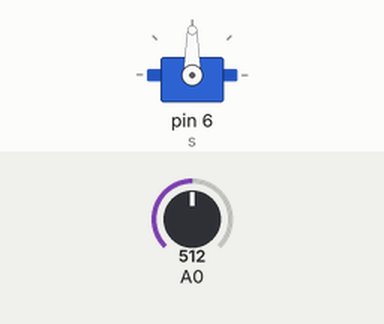
Recording of a sketch running on a simulated Arduino Uno, built with avr-gcc and run on an emulated ATmega328P. Parts: servo. The inputs (shaded band) are chosen by the test bench; at power-on: A0 = 512.

Above: at 1.2 s.
1.3 s: A0 set to 716
At 1.9 s:
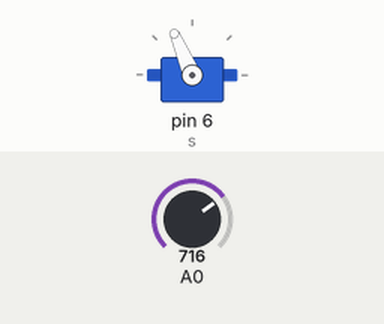
2.8 s: A0 set to 900
At 4.0 s:
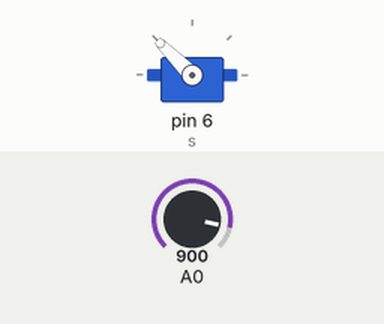
4.3 s: A0 set to 1023
At 5.4 s:
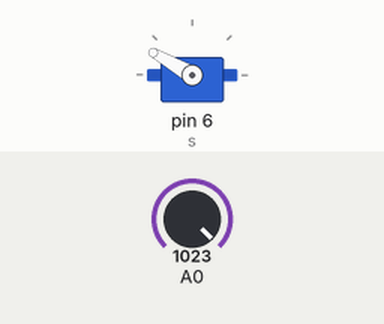
5.8 s: A0 set to 306
At 6.5 s:
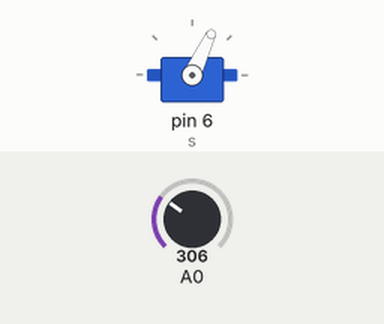
7.3 s: A0 set to 122
At 7.6 s:
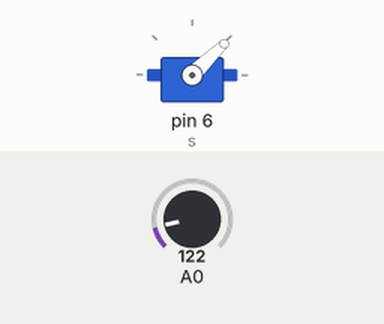
Timing chart, 0 to 9.8 s (numbered marks = the images above; inputs shaded):
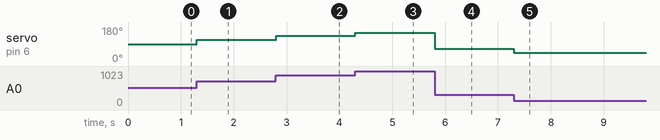

Measured:
- after the input at 1.3 s, servo on pin 6 (s): 90° → 113° at once
- after the input at 2.8 s, servo on pin 6 (s): 113° → 135° at once
- after the input at 4.3 s, servo on pin 6 (s): 135° → 150° at once
- after the input at 5.8 s, servo on pin 6 (s): 150° → 65° at once
- after the input at 7.3 s, servo on pin 6 (s): 65° → 44° at once

The sketch:

m2_atividade10_questaoC.ino
```cpp
#include <Servo.h>

Servo s;

void setup() {
  s.attach(6);
}

void loop() {
  int val = analogRead(A0);
  int angulo = map(val, 0, 1023, 30, 150);
  s.write(angulo);
}
```
